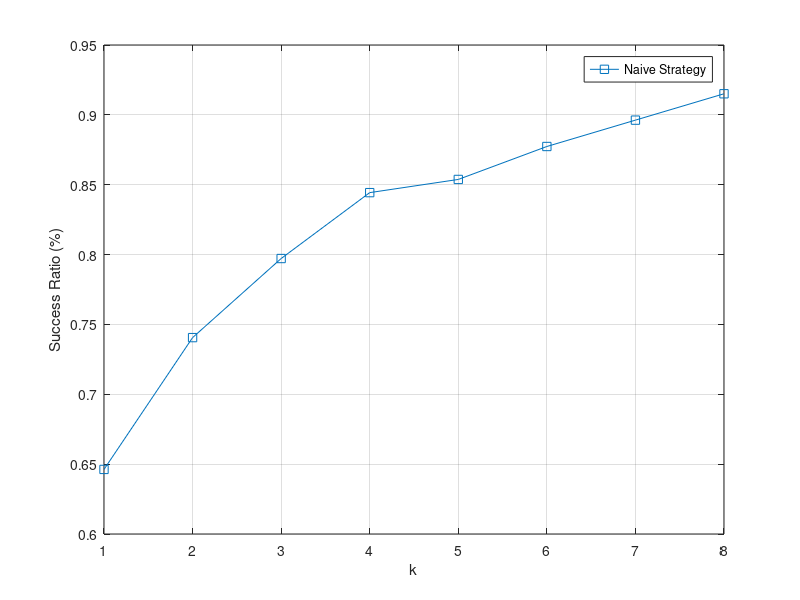

Reproduce this figure in MATLAB.

load('data.mat'); 

% it seems that there should only be one learner for all the environments. a linear
% regression would be nice since it is simple and it demonstrates the superiority 
% of list prediction with greedy strategy fairly easily. l1-distance to '1' is the score. 

[coefficients] = mldivide(horzcat(feat_train, ones(size(feat_train, 1), 1)), result_train);
[scores] = abs(horzcat(feat_test, ones(size(feat_test, 1), 1)) * coefficients - 1); 
[scores, indices] = sort(reshape(scores, [], numEnvironmentsTest)); 

% at this point the first k rows of 'indices' would be the indices that will be
% selected by the naive learner for each of the environment. we just need to 
% extract them, and compute the resultant accuracies using the test labels. 

[selections] = sub2ind(size(indices), indices, repmat(1: size(indices, 2), size(indices, 1), 1)); 
[success_ratio] = mean(cumsum(result_test(selections), 1) > 0, 2); 

% success_ratio is a column vector that contains the success ratios for each k ranging from 1 to 30.
% we then just need to plot the ratios out and we are done here. note that we could also plot
% the variance bar but that would take two additional clauses up there.  

figure; 
plot(success_ratio(1: 8), '-s');
grid on; 
xlabel('k'); 
ylabel('Success Ratio (%)')
legend('Naive Strategy')
 
